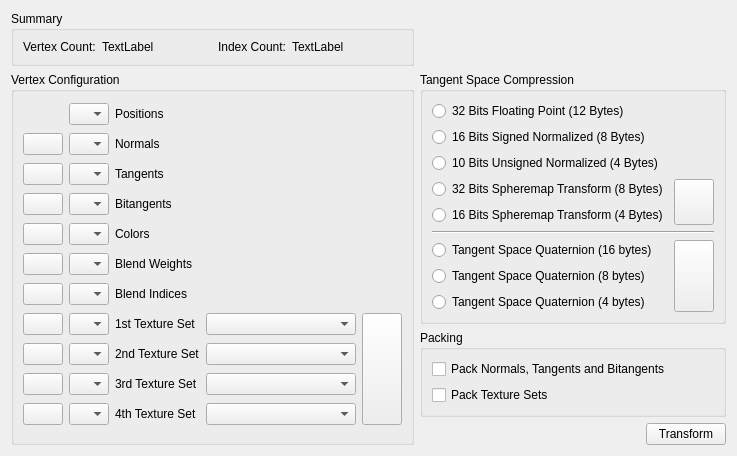
<?xml version="1.0" encoding="UTF-8"?>
<ui version="4.0">
 <class>StdGeometry_Dlg</class>
 <widget class="QWidget" name="StdGeometry_Dlg">
  <property name="geometry">
   <rect>
    <x>0</x>
    <y>0</y>
    <width>665</width>
    <height>439</height>
   </rect>
  </property>
  <property name="windowTitle">
   <string>Form</string>
  </property>
  <layout class="QGridLayout" name="gridLayout_5">
   <item row="0" column="0">
    <layout class="QGridLayout" name="gridLayout_4">
     <item row="0" column="0">
      <widget class="QGroupBox" name="groupBox_2">
       <property name="title">
        <string>Summary</string>
       </property>
       <layout class="QHBoxLayout" name="horizontalLayout_3">
        <item>
         <widget class="QLabel" name="label">
          <property name="text">
           <string>Vertex Count:</string>
          </property>
         </widget>
        </item>
        <item>
         <widget class="QLabel" name="label_vertexCount">
          <property name="sizePolicy">
           <sizepolicy hsizetype="Expanding" vsizetype="Preferred">
            <horstretch>0</horstretch>
            <verstretch>0</verstretch>
           </sizepolicy>
          </property>
          <property name="text">
           <string>TextLabel</string>
          </property>
         </widget>
        </item>
        <item>
         <widget class="QLabel" name="label_2">
          <property name="text">
           <string>Index Count:</string>
          </property>
         </widget>
        </item>
        <item>
         <widget class="QLabel" name="label_indexCount">
          <property name="sizePolicy">
           <sizepolicy hsizetype="Expanding" vsizetype="Preferred">
            <horstretch>0</horstretch>
            <verstretch>0</verstretch>
           </sizepolicy>
          </property>
          <property name="text">
           <string>TextLabel</string>
          </property>
         </widget>
        </item>
       </layout>
      </widget>
     </item>
     <item row="1" column="1">
      <widget class="QGroupBox" name="groupBox_tsc">
       <property name="title">
        <string>Tangent Space Compression</string>
       </property>
       <layout class="QGridLayout" name="gridLayout">
        <item row="0" column="0">
         <widget class="QRadioButton" name="radioButton_tsc0">
          <property name="text">
           <string>32 Bits Floating Point (12 Bytes)</string>
          </property>
          <attribute name="buttonGroup">
           <string notr="true">buttonGroup_tsc</string>
          </attribute>
         </widget>
        </item>
        <item row="1" column="0">
         <widget class="QRadioButton" name="radioButton_tsc1">
          <property name="text">
           <string>16 Bits Signed Normalized (8 Bytes)</string>
          </property>
          <attribute name="buttonGroup">
           <string notr="true">buttonGroup_tsc</string>
          </attribute>
         </widget>
        </item>
        <item row="2" column="0">
         <widget class="QRadioButton" name="radioButton_tsc2">
          <property name="text">
           <string>10 Bits Unsigned Normalized (4 Bytes)</string>
          </property>
          <attribute name="buttonGroup">
           <string notr="true">buttonGroup_tsc</string>
          </attribute>
         </widget>
        </item>
        <item row="3" column="0">
         <widget class="QRadioButton" name="radioButton_tsc3">
          <property name="sizePolicy">
           <sizepolicy hsizetype="Minimum" vsizetype="Fixed">
            <horstretch>0</horstretch>
            <verstretch>0</verstretch>
           </sizepolicy>
          </property>
          <property name="text">
           <string>32 Bits Spheremap Transform (8 Bytes)</string>
          </property>
          <attribute name="buttonGroup">
           <string notr="true">buttonGroup_tsc</string>
          </attribute>
         </widget>
        </item>
        <item row="3" column="1" rowspan="2">
         <widget class="QPushButton" name="pushButton_sphereMapFunc">
          <property name="sizePolicy">
           <sizepolicy hsizetype="Minimum" vsizetype="Expanding">
            <horstretch>0</horstretch>
            <verstretch>0</verstretch>
           </sizepolicy>
          </property>
          <property name="text">
           <string/>
          </property>
          <property name="icon">
           <iconset resource="D3DChips_Dlg.qrc">
            <normaloff>:/D3DChips_Dlg/Resources/function-icon.png</normaloff>:/D3DChips_Dlg/Resources/function-icon.png</iconset>
          </property>
         </widget>
        </item>
        <item row="4" column="0">
         <widget class="QRadioButton" name="radioButton_tsc4">
          <property name="text">
           <string>16 Bits Spheremap Transform (4 Bytes)</string>
          </property>
          <attribute name="buttonGroup">
           <string notr="true">buttonGroup_tsc</string>
          </attribute>
         </widget>
        </item>
        <item row="5" column="0" colspan="2">
         <widget class="Line" name="line">
          <property name="orientation">
           <enum>Qt::Horizontal</enum>
          </property>
         </widget>
        </item>
        <item row="6" column="0">
         <widget class="QRadioButton" name="radioButton_tsc5">
          <property name="sizePolicy">
           <sizepolicy hsizetype="Minimum" vsizetype="Fixed">
            <horstretch>0</horstretch>
            <verstretch>0</verstretch>
           </sizepolicy>
          </property>
          <property name="text">
           <string>Tangent Space Quaternion (16 bytes)</string>
          </property>
          <attribute name="buttonGroup">
           <string notr="true">buttonGroup_tsc</string>
          </attribute>
         </widget>
        </item>
        <item row="6" column="1" rowspan="3">
         <widget class="QPushButton" name="pushButton_quatFunc">
          <property name="sizePolicy">
           <sizepolicy hsizetype="Minimum" vsizetype="Expanding">
            <horstretch>0</horstretch>
            <verstretch>0</verstretch>
           </sizepolicy>
          </property>
          <property name="text">
           <string/>
          </property>
          <property name="icon">
           <iconset resource="D3DChips_Dlg.qrc">
            <normaloff>:/D3DChips_Dlg/Resources/function-icon.png</normaloff>:/D3DChips_Dlg/Resources/function-icon.png</iconset>
          </property>
         </widget>
        </item>
        <item row="7" column="0">
         <widget class="QRadioButton" name="radioButton_tsc6">
          <property name="text">
           <string>Tangent Space Quaternion (8 bytes)</string>
          </property>
          <attribute name="buttonGroup">
           <string notr="true">buttonGroup_tsc</string>
          </attribute>
         </widget>
        </item>
        <item row="8" column="0">
         <widget class="QRadioButton" name="radioButton_tsc7">
          <property name="text">
           <string>Tangent Space Quaternion (4 bytes)</string>
          </property>
          <attribute name="buttonGroup">
           <string notr="true">buttonGroup_tsc</string>
          </attribute>
         </widget>
        </item>
       </layout>
      </widget>
     </item>
     <item row="1" column="0" rowspan="4">
      <widget class="QGroupBox" name="groupBox">
       <property name="title">
        <string>Vertex Configuration</string>
       </property>
       <layout class="QGridLayout" name="gridLayout_3">
        <item row="0" column="1">
         <widget class="QComboBox" name="comboBox_str_positions">
          <property name="sizePolicy">
           <sizepolicy hsizetype="Fixed" vsizetype="Fixed">
            <horstretch>0</horstretch>
            <verstretch>0</verstretch>
           </sizepolicy>
          </property>
          <property name="maximumSize">
           <size>
            <width>40</width>
            <height>16777215</height>
           </size>
          </property>
         </widget>
        </item>
        <item row="0" column="2">
         <widget class="QLabel" name="label_3">
          <property name="sizePolicy">
           <sizepolicy hsizetype="Minimum" vsizetype="Preferred">
            <horstretch>0</horstretch>
            <verstretch>0</verstretch>
           </sizepolicy>
          </property>
          <property name="text">
           <string>Positions</string>
          </property>
          <property name="buddy">
           <cstring>comboBox_str_positions</cstring>
          </property>
         </widget>
        </item>
        <item row="1" column="0">
         <widget class="QPushButton" name="pushButton_del_normals">
          <property name="text">
           <string/>
          </property>
          <property name="icon">
           <iconset>
            <normalon>:/D3DChips_Dlg/Resources/DeleteHS.png</normalon>
           </iconset>
          </property>
         </widget>
        </item>
        <item row="1" column="1">
         <widget class="QComboBox" name="comboBox_str_normals">
          <property name="sizePolicy">
           <sizepolicy hsizetype="Fixed" vsizetype="Fixed">
            <horstretch>0</horstretch>
            <verstretch>0</verstretch>
           </sizepolicy>
          </property>
          <property name="maximumSize">
           <size>
            <width>40</width>
            <height>16777215</height>
           </size>
          </property>
         </widget>
        </item>
        <item row="1" column="2">
         <widget class="QLabel" name="label_4">
          <property name="sizePolicy">
           <sizepolicy hsizetype="Minimum" vsizetype="Preferred">
            <horstretch>0</horstretch>
            <verstretch>0</verstretch>
           </sizepolicy>
          </property>
          <property name="text">
           <string>Normals</string>
          </property>
          <property name="buddy">
           <cstring>comboBox_str_normals</cstring>
          </property>
         </widget>
        </item>
        <item row="2" column="0">
         <widget class="QPushButton" name="pushButton_del_tangents">
          <property name="text">
           <string/>
          </property>
          <property name="icon">
           <iconset>
            <normalon>:/D3DChips_Dlg/Resources/DeleteHS.png</normalon>
           </iconset>
          </property>
         </widget>
        </item>
        <item row="2" column="1">
         <widget class="QComboBox" name="comboBox_str_tangents">
          <property name="sizePolicy">
           <sizepolicy hsizetype="Fixed" vsizetype="Fixed">
            <horstretch>0</horstretch>
            <verstretch>0</verstretch>
           </sizepolicy>
          </property>
          <property name="maximumSize">
           <size>
            <width>40</width>
            <height>16777215</height>
           </size>
          </property>
         </widget>
        </item>
        <item row="2" column="2">
         <widget class="QLabel" name="label_5">
          <property name="sizePolicy">
           <sizepolicy hsizetype="Minimum" vsizetype="Preferred">
            <horstretch>0</horstretch>
            <verstretch>0</verstretch>
           </sizepolicy>
          </property>
          <property name="text">
           <string>Tangents</string>
          </property>
          <property name="buddy">
           <cstring>comboBox_str_tangents</cstring>
          </property>
         </widget>
        </item>
        <item row="3" column="0">
         <widget class="QPushButton" name="pushButton_del_bitangents">
          <property name="text">
           <string/>
          </property>
          <property name="icon">
           <iconset>
            <normalon>:/D3DChips_Dlg/Resources/DeleteHS.png</normalon>
           </iconset>
          </property>
         </widget>
        </item>
        <item row="3" column="1">
         <widget class="QComboBox" name="comboBox_str_bitangents">
          <property name="sizePolicy">
           <sizepolicy hsizetype="Fixed" vsizetype="Fixed">
            <horstretch>0</horstretch>
            <verstretch>0</verstretch>
           </sizepolicy>
          </property>
          <property name="maximumSize">
           <size>
            <width>40</width>
            <height>16777215</height>
           </size>
          </property>
         </widget>
        </item>
        <item row="3" column="2">
         <widget class="QLabel" name="label_6">
          <property name="enabled">
           <bool>true</bool>
          </property>
          <property name="sizePolicy">
           <sizepolicy hsizetype="Minimum" vsizetype="Preferred">
            <horstretch>0</horstretch>
            <verstretch>0</verstretch>
           </sizepolicy>
          </property>
          <property name="text">
           <string>Bitangents</string>
          </property>
          <property name="buddy">
           <cstring>comboBox_str_bitangents</cstring>
          </property>
         </widget>
        </item>
        <item row="4" column="0">
         <widget class="QPushButton" name="pushButton_del_colors">
          <property name="text">
           <string/>
          </property>
          <property name="icon">
           <iconset>
            <normalon>:/D3DChips_Dlg/Resources/DeleteHS.png</normalon>
           </iconset>
          </property>
         </widget>
        </item>
        <item row="4" column="1">
         <widget class="QComboBox" name="comboBox_str_colors">
          <property name="sizePolicy">
           <sizepolicy hsizetype="Fixed" vsizetype="Fixed">
            <horstretch>0</horstretch>
            <verstretch>0</verstretch>
           </sizepolicy>
          </property>
          <property name="maximumSize">
           <size>
            <width>40</width>
            <height>16777215</height>
           </size>
          </property>
         </widget>
        </item>
        <item row="4" column="2">
         <widget class="QLabel" name="label_7">
          <property name="sizePolicy">
           <sizepolicy hsizetype="Minimum" vsizetype="Preferred">
            <horstretch>0</horstretch>
            <verstretch>0</verstretch>
           </sizepolicy>
          </property>
          <property name="text">
           <string>Colors</string>
          </property>
          <property name="buddy">
           <cstring>comboBox_str_colors</cstring>
          </property>
         </widget>
        </item>
        <item row="5" column="0">
         <widget class="QPushButton" name="pushButton_del_blendWeights">
          <property name="text">
           <string/>
          </property>
          <property name="icon">
           <iconset>
            <normalon>:/D3DChips_Dlg/Resources/DeleteHS.png</normalon>
           </iconset>
          </property>
         </widget>
        </item>
        <item row="5" column="1">
         <widget class="QComboBox" name="comboBox_str_blendWeights">
          <property name="sizePolicy">
           <sizepolicy hsizetype="Fixed" vsizetype="Fixed">
            <horstretch>0</horstretch>
            <verstretch>0</verstretch>
           </sizepolicy>
          </property>
          <property name="maximumSize">
           <size>
            <width>40</width>
            <height>16777215</height>
           </size>
          </property>
         </widget>
        </item>
        <item row="5" column="2">
         <widget class="QLabel" name="label_8">
          <property name="sizePolicy">
           <sizepolicy hsizetype="Minimum" vsizetype="Preferred">
            <horstretch>0</horstretch>
            <verstretch>0</verstretch>
           </sizepolicy>
          </property>
          <property name="text">
           <string>Blend Weights</string>
          </property>
          <property name="buddy">
           <cstring>comboBox_str_blendWeights</cstring>
          </property>
         </widget>
        </item>
        <item row="6" column="0">
         <widget class="QPushButton" name="pushButton_del_blendIndices">
          <property name="text">
           <string/>
          </property>
          <property name="icon">
           <iconset>
            <normalon>:/D3DChips_Dlg/Resources/DeleteHS.png</normalon>
           </iconset>
          </property>
         </widget>
        </item>
        <item row="6" column="1">
         <widget class="QComboBox" name="comboBox_str_blendIndices">
          <property name="sizePolicy">
           <sizepolicy hsizetype="Fixed" vsizetype="Fixed">
            <horstretch>0</horstretch>
            <verstretch>0</verstretch>
           </sizepolicy>
          </property>
          <property name="maximumSize">
           <size>
            <width>40</width>
            <height>16777215</height>
           </size>
          </property>
         </widget>
        </item>
        <item row="6" column="2">
         <widget class="QLabel" name="label_13">
          <property name="sizePolicy">
           <sizepolicy hsizetype="Minimum" vsizetype="Preferred">
            <horstretch>0</horstretch>
            <verstretch>0</verstretch>
           </sizepolicy>
          </property>
          <property name="text">
           <string>Blend Indices</string>
          </property>
          <property name="buddy">
           <cstring>comboBox_str_blendIndices</cstring>
          </property>
         </widget>
        </item>
        <item row="7" column="0">
         <widget class="QPushButton" name="pushButton_del_tc0">
          <property name="text">
           <string/>
          </property>
          <property name="icon">
           <iconset>
            <normalon>:/D3DChips_Dlg/Resources/DeleteHS.png</normalon>
           </iconset>
          </property>
         </widget>
        </item>
        <item row="7" column="1">
         <widget class="QComboBox" name="comboBox_str_tc0">
          <property name="sizePolicy">
           <sizepolicy hsizetype="Fixed" vsizetype="Fixed">
            <horstretch>0</horstretch>
            <verstretch>0</verstretch>
           </sizepolicy>
          </property>
          <property name="maximumSize">
           <size>
            <width>40</width>
            <height>16777215</height>
           </size>
          </property>
         </widget>
        </item>
        <item row="7" column="2">
         <widget class="QLabel" name="label_9">
          <property name="sizePolicy">
           <sizepolicy hsizetype="Minimum" vsizetype="Preferred">
            <horstretch>0</horstretch>
            <verstretch>0</verstretch>
           </sizepolicy>
          </property>
          <property name="text">
           <string>1st Texture Set</string>
          </property>
          <property name="buddy">
           <cstring>comboBox_str_tc0</cstring>
          </property>
         </widget>
        </item>
        <item row="7" column="3">
         <widget class="QComboBox" name="comboBox_comp_tc0">
          <property name="sizePolicy">
           <sizepolicy hsizetype="Expanding" vsizetype="Fixed">
            <horstretch>0</horstretch>
            <verstretch>0</verstretch>
           </sizepolicy>
          </property>
          <property name="minimumSize">
           <size>
            <width>150</width>
            <height>0</height>
           </size>
          </property>
         </widget>
        </item>
        <item row="7" column="4" rowspan="4">
         <widget class="QPushButton" name="pushButton_swapTexSet">
          <property name="sizePolicy">
           <sizepolicy hsizetype="Minimum" vsizetype="Expanding">
            <horstretch>0</horstretch>
            <verstretch>0</verstretch>
           </sizepolicy>
          </property>
          <property name="text">
           <string/>
          </property>
          <property name="icon">
           <iconset resource="D3DChips_Dlg.qrc">
            <normaloff>:/D3DChips_Dlg/Resources/arrow-cross-right-icon.png</normaloff>:/D3DChips_Dlg/Resources/arrow-cross-right-icon.png</iconset>
          </property>
         </widget>
        </item>
        <item row="8" column="0">
         <widget class="QPushButton" name="pushButton_del_tc1">
          <property name="text">
           <string/>
          </property>
          <property name="icon">
           <iconset>
            <normalon>:/D3DChips_Dlg/Resources/DeleteHS.png</normalon>
           </iconset>
          </property>
         </widget>
        </item>
        <item row="8" column="1">
         <widget class="QComboBox" name="comboBox_str_tc1">
          <property name="sizePolicy">
           <sizepolicy hsizetype="Fixed" vsizetype="Fixed">
            <horstretch>0</horstretch>
            <verstretch>0</verstretch>
           </sizepolicy>
          </property>
          <property name="maximumSize">
           <size>
            <width>40</width>
            <height>16777215</height>
           </size>
          </property>
         </widget>
        </item>
        <item row="8" column="2">
         <widget class="QLabel" name="label_10">
          <property name="sizePolicy">
           <sizepolicy hsizetype="Minimum" vsizetype="Preferred">
            <horstretch>0</horstretch>
            <verstretch>0</verstretch>
           </sizepolicy>
          </property>
          <property name="text">
           <string>2nd Texture Set</string>
          </property>
          <property name="buddy">
           <cstring>comboBox_str_tc1</cstring>
          </property>
         </widget>
        </item>
        <item row="8" column="3">
         <widget class="QComboBox" name="comboBox_comp_tc1">
          <property name="sizePolicy">
           <sizepolicy hsizetype="Expanding" vsizetype="Fixed">
            <horstretch>0</horstretch>
            <verstretch>0</verstretch>
           </sizepolicy>
          </property>
         </widget>
        </item>
        <item row="9" column="0">
         <widget class="QPushButton" name="pushButton_del_tc2">
          <property name="text">
           <string/>
          </property>
          <property name="icon">
           <iconset>
            <normalon>:/D3DChips_Dlg/Resources/DeleteHS.png</normalon>
           </iconset>
          </property>
         </widget>
        </item>
        <item row="9" column="1">
         <widget class="QComboBox" name="comboBox_str_tc2">
          <property name="sizePolicy">
           <sizepolicy hsizetype="Fixed" vsizetype="Fixed">
            <horstretch>0</horstretch>
            <verstretch>0</verstretch>
           </sizepolicy>
          </property>
          <property name="maximumSize">
           <size>
            <width>40</width>
            <height>16777215</height>
           </size>
          </property>
         </widget>
        </item>
        <item row="9" column="2">
         <widget class="QLabel" name="label_11">
          <property name="sizePolicy">
           <sizepolicy hsizetype="Minimum" vsizetype="Preferred">
            <horstretch>0</horstretch>
            <verstretch>0</verstretch>
           </sizepolicy>
          </property>
          <property name="text">
           <string>3rd Texture Set</string>
          </property>
          <property name="buddy">
           <cstring>comboBox_str_tc2</cstring>
          </property>
         </widget>
        </item>
        <item row="9" column="3">
         <widget class="QComboBox" name="comboBox_comp_tc2">
          <property name="sizePolicy">
           <sizepolicy hsizetype="Expanding" vsizetype="Fixed">
            <horstretch>0</horstretch>
            <verstretch>0</verstretch>
           </sizepolicy>
          </property>
         </widget>
        </item>
        <item row="10" column="0">
         <widget class="QPushButton" name="pushButton_del_tc3">
          <property name="text">
           <string/>
          </property>
          <property name="icon">
           <iconset>
            <normalon>:/D3DChips_Dlg/Resources/DeleteHS.png</normalon>
           </iconset>
          </property>
         </widget>
        </item>
        <item row="10" column="1">
         <widget class="QComboBox" name="comboBox_str_tc3">
          <property name="sizePolicy">
           <sizepolicy hsizetype="Fixed" vsizetype="Fixed">
            <horstretch>0</horstretch>
            <verstretch>0</verstretch>
           </sizepolicy>
          </property>
          <property name="maximumSize">
           <size>
            <width>40</width>
            <height>16777215</height>
           </size>
          </property>
         </widget>
        </item>
        <item row="10" column="2">
         <widget class="QLabel" name="label_12">
          <property name="sizePolicy">
           <sizepolicy hsizetype="Minimum" vsizetype="Preferred">
            <horstretch>0</horstretch>
            <verstretch>0</verstretch>
           </sizepolicy>
          </property>
          <property name="text">
           <string>4th Texture Set</string>
          </property>
          <property name="buddy">
           <cstring>comboBox_str_tc3</cstring>
          </property>
         </widget>
        </item>
        <item row="10" column="3">
         <widget class="QComboBox" name="comboBox_comp_tc3">
          <property name="sizePolicy">
           <sizepolicy hsizetype="Expanding" vsizetype="Fixed">
            <horstretch>0</horstretch>
            <verstretch>0</verstretch>
           </sizepolicy>
          </property>
         </widget>
        </item>
       </layout>
      </widget>
     </item>
     <item row="2" column="1">
      <widget class="QGroupBox" name="groupBox_4">
       <property name="title">
        <string>Packing</string>
       </property>
       <layout class="QGridLayout" name="gridLayout_2">
        <item row="0" column="0">
         <widget class="QCheckBox" name="checkBox_packNormals">
          <property name="text">
           <string>Pack Normals, Tangents and Bitangents</string>
          </property>
         </widget>
        </item>
        <item row="1" column="0">
         <widget class="QCheckBox" name="checkBox_packTextureSets">
          <property name="text">
           <string>Pack Texture Sets</string>
          </property>
         </widget>
        </item>
       </layout>
      </widget>
     </item>
     <item row="3" column="1">
      <spacer name="verticalSpacer">
       <property name="orientation">
        <enum>Qt::Vertical</enum>
       </property>
       <property name="sizeType">
        <enum>QSizePolicy::Expanding</enum>
       </property>
       <property name="sizeHint" stdset="0">
        <size>
         <width>238</width>
         <height>0</height>
        </size>
       </property>
      </spacer>
     </item>
     <item row="4" column="1">
      <layout class="QHBoxLayout" name="horizontalLayout">
       <property name="bottomMargin">
        <number>0</number>
       </property>
       <item>
        <spacer name="horizontalSpacer_2">
         <property name="orientation">
          <enum>Qt::Horizontal</enum>
         </property>
         <property name="sizeHint" stdset="0">
          <size>
           <width>40</width>
           <height>20</height>
          </size>
         </property>
        </spacer>
       </item>
       <item>
        <widget class="QPushButton" name="pushButton_transform">
         <property name="text">
          <string>Transform</string>
         </property>
        </widget>
       </item>
      </layout>
     </item>
    </layout>
   </item>
   <item row="1" column="0">
    <spacer name="verticalSpacer_2">
     <property name="orientation">
      <enum>Qt::Vertical</enum>
     </property>
     <property name="sizeHint" stdset="0">
      <size>
       <width>636</width>
       <height>6</height>
      </size>
     </property>
    </spacer>
   </item>
   <item row="0" column="1">
    <spacer name="horizontalSpacer">
     <property name="orientation">
      <enum>Qt::Horizontal</enum>
     </property>
     <property name="sizeHint" stdset="0">
      <size>
       <width>40</width>
       <height>20</height>
      </size>
     </property>
    </spacer>
   </item>
  </layout>
 </widget>
 <tabstops>
  <tabstop>comboBox_str_positions</tabstop>
  <tabstop>pushButton_del_normals</tabstop>
  <tabstop>comboBox_str_normals</tabstop>
  <tabstop>pushButton_del_tangents</tabstop>
  <tabstop>comboBox_str_tangents</tabstop>
  <tabstop>pushButton_del_bitangents</tabstop>
  <tabstop>comboBox_str_bitangents</tabstop>
  <tabstop>pushButton_del_colors</tabstop>
  <tabstop>comboBox_str_colors</tabstop>
  <tabstop>pushButton_del_blendWeights</tabstop>
  <tabstop>comboBox_str_blendWeights</tabstop>
  <tabstop>pushButton_del_blendIndices</tabstop>
  <tabstop>comboBox_str_blendIndices</tabstop>
  <tabstop>pushButton_del_tc0</tabstop>
  <tabstop>comboBox_str_tc0</tabstop>
  <tabstop>comboBox_comp_tc0</tabstop>
  <tabstop>pushButton_del_tc1</tabstop>
  <tabstop>comboBox_str_tc1</tabstop>
  <tabstop>comboBox_comp_tc1</tabstop>
  <tabstop>pushButton_del_tc2</tabstop>
  <tabstop>comboBox_str_tc2</tabstop>
  <tabstop>comboBox_comp_tc2</tabstop>
  <tabstop>pushButton_del_tc3</tabstop>
  <tabstop>comboBox_str_tc3</tabstop>
  <tabstop>comboBox_comp_tc3</tabstop>
  <tabstop>pushButton_swapTexSet</tabstop>
  <tabstop>radioButton_tsc0</tabstop>
  <tabstop>radioButton_tsc1</tabstop>
  <tabstop>radioButton_tsc2</tabstop>
  <tabstop>radioButton_tsc3</tabstop>
  <tabstop>radioButton_tsc4</tabstop>
  <tabstop>radioButton_tsc5</tabstop>
  <tabstop>radioButton_tsc6</tabstop>
  <tabstop>radioButton_tsc7</tabstop>
  <tabstop>pushButton_sphereMapFunc</tabstop>
  <tabstop>pushButton_quatFunc</tabstop>
  <tabstop>checkBox_packNormals</tabstop>
  <tabstop>checkBox_packTextureSets</tabstop>
 </tabstops>
 <resources>
  <include location="D3DChips_Dlg.qrc"/>
 </resources>
 <connections>
  <connection>
   <sender>pushButton_swapTexSet</sender>
   <signal>clicked()</signal>
   <receiver>StdGeometry_Dlg</receiver>
   <slot>swapTexSetClicked()</slot>
   <hints>
    <hint type="sourcelabel">
     <x>352</x>
     <y>347</y>
    </hint>
    <hint type="destinationlabel">
     <x>350</x>
     <y>274</y>
    </hint>
   </hints>
  </connection>
  <connection>
   <sender>pushButton_del_normals</sender>
   <signal>clicked()</signal>
   <receiver>StdGeometry_Dlg</receiver>
   <slot>delClicked()</slot>
   <hints>
    <hint type="sourcelabel">
     <x>33</x>
     <y>122</y>
    </hint>
    <hint type="destinationlabel">
     <x>350</x>
     <y>274</y>
    </hint>
   </hints>
  </connection>
  <connection>
   <sender>pushButton_del_tangents</sender>
   <signal>clicked()</signal>
   <receiver>StdGeometry_Dlg</receiver>
   <slot>delClicked()</slot>
   <hints>
    <hint type="sourcelabel">
     <x>33</x>
     <y>152</y>
    </hint>
    <hint type="destinationlabel">
     <x>350</x>
     <y>274</y>
    </hint>
   </hints>
  </connection>
  <connection>
   <sender>pushButton_del_bitangents</sender>
   <signal>clicked()</signal>
   <receiver>StdGeometry_Dlg</receiver>
   <slot>delClicked()</slot>
   <hints>
    <hint type="sourcelabel">
     <x>33</x>
     <y>182</y>
    </hint>
    <hint type="destinationlabel">
     <x>350</x>
     <y>274</y>
    </hint>
   </hints>
  </connection>
  <connection>
   <sender>pushButton_del_colors</sender>
   <signal>clicked()</signal>
   <receiver>StdGeometry_Dlg</receiver>
   <slot>delClicked()</slot>
   <hints>
    <hint type="sourcelabel">
     <x>33</x>
     <y>212</y>
    </hint>
    <hint type="destinationlabel">
     <x>350</x>
     <y>274</y>
    </hint>
   </hints>
  </connection>
  <connection>
   <sender>pushButton_del_blendWeights</sender>
   <signal>clicked()</signal>
   <receiver>StdGeometry_Dlg</receiver>
   <slot>delClicked()</slot>
   <hints>
    <hint type="sourcelabel">
     <x>33</x>
     <y>242</y>
    </hint>
    <hint type="destinationlabel">
     <x>350</x>
     <y>274</y>
    </hint>
   </hints>
  </connection>
  <connection>
   <sender>pushButton_del_blendIndices</sender>
   <signal>clicked()</signal>
   <receiver>StdGeometry_Dlg</receiver>
   <slot>delClicked()</slot>
   <hints>
    <hint type="sourcelabel">
     <x>33</x>
     <y>272</y>
    </hint>
    <hint type="destinationlabel">
     <x>350</x>
     <y>274</y>
    </hint>
   </hints>
  </connection>
  <connection>
   <sender>pushButton_del_tc0</sender>
   <signal>clicked()</signal>
   <receiver>StdGeometry_Dlg</receiver>
   <slot>delClicked()</slot>
   <hints>
    <hint type="sourcelabel">
     <x>33</x>
     <y>302</y>
    </hint>
    <hint type="destinationlabel">
     <x>350</x>
     <y>274</y>
    </hint>
   </hints>
  </connection>
  <connection>
   <sender>pushButton_del_tc1</sender>
   <signal>clicked()</signal>
   <receiver>StdGeometry_Dlg</receiver>
   <slot>delClicked()</slot>
   <hints>
    <hint type="sourcelabel">
     <x>33</x>
     <y>332</y>
    </hint>
    <hint type="destinationlabel">
     <x>350</x>
     <y>274</y>
    </hint>
   </hints>
  </connection>
  <connection>
   <sender>pushButton_del_tc2</sender>
   <signal>clicked()</signal>
   <receiver>StdGeometry_Dlg</receiver>
   <slot>delClicked()</slot>
   <hints>
    <hint type="sourcelabel">
     <x>33</x>
     <y>362</y>
    </hint>
    <hint type="destinationlabel">
     <x>350</x>
     <y>274</y>
    </hint>
   </hints>
  </connection>
  <connection>
   <sender>pushButton_del_tc3</sender>
   <signal>clicked()</signal>
   <receiver>StdGeometry_Dlg</receiver>
   <slot>delClicked()</slot>
   <hints>
    <hint type="sourcelabel">
     <x>33</x>
     <y>392</y>
    </hint>
    <hint type="destinationlabel">
     <x>350</x>
     <y>274</y>
    </hint>
   </hints>
  </connection>
  <connection>
   <sender>pushButton_sphereMapFunc</sender>
   <signal>clicked()</signal>
   <receiver>StdGeometry_Dlg</receiver>
   <slot>sphereMapFuncClicked()</slot>
   <hints>
    <hint type="sourcelabel">
     <x>622</x>
     <y>173</y>
    </hint>
    <hint type="destinationlabel">
     <x>350</x>
     <y>274</y>
    </hint>
   </hints>
  </connection>
  <connection>
   <sender>pushButton_quatFunc</sender>
   <signal>clicked()</signal>
   <receiver>StdGeometry_Dlg</receiver>
   <slot>quatFuncClicked()</slot>
   <hints>
    <hint type="sourcelabel">
     <x>622</x>
     <y>240</y>
    </hint>
    <hint type="destinationlabel">
     <x>350</x>
     <y>274</y>
    </hint>
   </hints>
  </connection>
  <connection>
   <sender>checkBox_packNormals</sender>
   <signal>clicked()</signal>
   <receiver>StdGeometry_Dlg</receiver>
   <slot>packNormalsClicked()</slot>
   <hints>
    <hint type="sourcelabel">
     <x>514</x>
     <y>319</y>
    </hint>
    <hint type="destinationlabel">
     <x>334</x>
     <y>219</y>
    </hint>
   </hints>
  </connection>
  <connection>
   <sender>checkBox_packTextureSets</sender>
   <signal>clicked()</signal>
   <receiver>StdGeometry_Dlg</receiver>
   <slot>packTexSetsClicked()</slot>
   <hints>
    <hint type="sourcelabel">
     <x>514</x>
     <y>342</y>
    </hint>
    <hint type="destinationlabel">
     <x>334</x>
     <y>219</y>
    </hint>
   </hints>
  </connection>
  <connection>
   <sender>pushButton_transform</sender>
   <signal>clicked()</signal>
   <receiver>StdGeometry_Dlg</receiver>
   <slot>transformClicked()</slot>
   <hints>
    <hint type="sourcelabel">
     <x>627</x>
     <y>402</y>
    </hint>
    <hint type="destinationlabel">
     <x>650</x>
     <y>425</y>
    </hint>
   </hints>
  </connection>
 </connections>
 <slots>
  <slot>normalsClicked(bool)</slot>
  <slot>swapTexSetClicked()</slot>
  <slot>delClicked()</slot>
  <slot>sphereMapFuncClicked()</slot>
  <slot>quatFuncClicked()</slot>
  <slot>packNormalsClicked()</slot>
  <slot>packTexSetsClicked()</slot>
  <slot>transformClicked()</slot>
 </slots>
 <buttongroups>
  <buttongroup name="buttonGroup_tsc"/>
 </buttongroups>
</ui>
